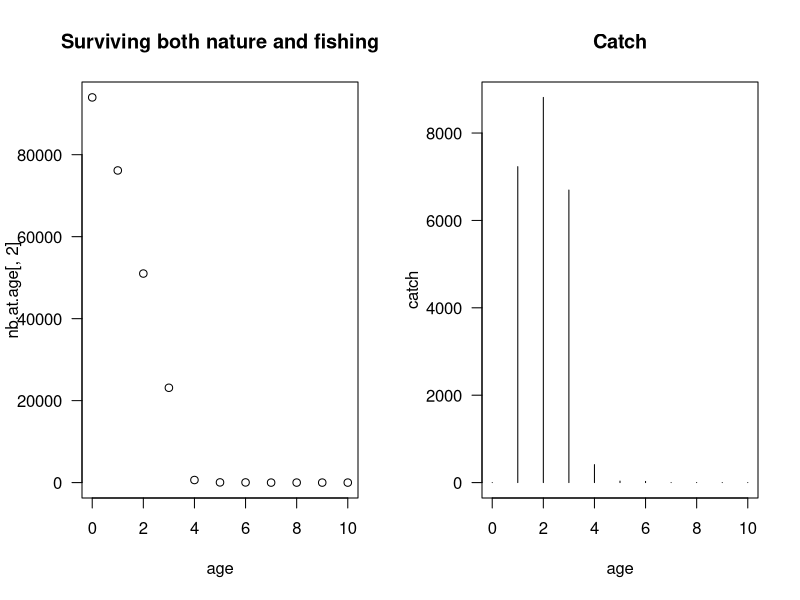

Here is the R script that generated this plot:
# CREATION DATE     13 Nov. 2008
# MODIFICATION DATE 13 Nov. 2008

# AUTHOR marco.kienzle@gmail.com

# BACKGROUND we are looking for a method to estimate M and F with data similar to the Torres Strait lobster assessment.
#            

# STATUS works wonderful

# PURPOSE express a likelihood function to estimate cohort-specific mortality
#         using catch data (and not survey)

# METHOD 
# ASSUMPTION 

# COMMENT if you have only catches, you can't estimate both fishing and natural mortality, you will end-up with M=F but Z will be well estimated
#         BUT if you can provide the ratio of catch over total abundance (basically you have a catch time series and a absolute survey),
#             then the ratio of catch over total death (i.e. N(t+1) - N(t)) is equal to F/Z

# Suppose age varies between 0 and 10
age = seq(0,10)

# Suppose you have a 60% (M+F = 0.51) chance survival from both fishing (F=0.405) and natural mortality (M=0.105)
M <- 0.105
x <- runif(1, min = 0.1, max = 1)
s <- runif(1, min = 0.1, max = 0.3)
effort <- runif(length(age), min = 1e3, max = 2e3)
catchability <- runif(1, min = 1/2e3, max = 1/1e3)
F <-  catchability * effort * c(s * age[1:4], rep(1,length(age[5:11])))

print(paste("Simulated q is", round(catchability * 1e4,3), "10^(-4)"))
print(paste("Simulated slope of selectivity is ", round(s,3)))

N0 <- runif(1, min = 1e3, max = 1e6)
nb.at.age = cbind(age, N0 * exp(-(M + F)) ^ age) # this correspond to what you would see
                                         # with an exhaustive survey
# Calculate the total number of individual dying at age
total.death = N0 * (exp(-(M+F) * age) - exp(-(M+F) * (age+1)))

# According to stock assessment books, catch = F / Z
catch = F/(M+F) * total.death

# Plot the data
par(mfrow=c(1,2))
plot(age, nb.at.age[,2], main = "Surviving both nature and fishing", las = 1)
plot(age, catch, main = "Catch", type = "h", las=1)


# Maximum likelihood function to estimate F
llfunc = function(par){ # a function of only 1 parameter (F)

    F <- par[1] * 1e-4 * effort
    alpha <- par[2]
  # Fishing mortality is the parameter to estimate

  # Following Quinn and Deriso's equation (1.23)
  # Natural mortality relates to F and the total number of individual dying from 1 year to the next
  # and catch during the same year (here catch[1])
  # C = F/Z * nb.dying
  
  # Here we assume we have a survey that provides us with
  # the total number of individual that died within an interval
  #nb.dying = nb.at.age[1,2] - nb.at.age[2,2]

  # Their ratio is
  #r = catch[1]/nb.dying

  # So natural mortality
  #M = F * (1- r ) / r
    M <- 0.105
  # And total mortality
  #Z = M + F * alpha * age
    selectivity <- c(alpha * age[1:4], rep(1, length(age[5:11])))
  Z = M + F * selectivity
    
  # Calculating the probability of surviving until certain age
  prob1 = F * selectivity / Z * (1 - exp(-Z * age))
  prob2 = F * selectivity / Z * (1 - exp(-Z * (age+1)))

  # Finally the likelihood
  P = prob2-prob1

#    print(P)
#    print(sum(P))
 
    index <- which(P != 0)
    -sum( catch[index]  * log( P[index] / sum(P[index]) ))

   
} # End of function

# Estimate cohort-specific mortality rates

result <- optim(par = c(10,0.5), fn = llfunc, method = c("L-BFGS-B"),
      lower = c(1e-2,1e-2), upper = c(1e2,1), hessian = TRUE)
errors <- sqrt(diag(solve(result$hessian)))
print(paste("Estimated catchability is", round(result$par[1],3), "+-", round(errors[1],3)))
print(paste("Estimated s is", round(result$par[2],3), "+-", round(errors[2],3)))
